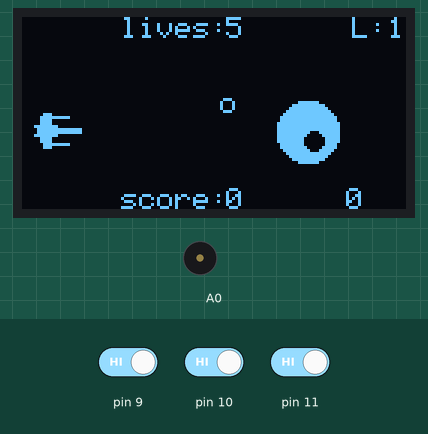
This sketch was run on a simulated Arduino Uno, built with avr-gcc and run on an emulated ATmega328P. Shown: 128×64 one-colour display, buzzer (waves = sounding). The test bench sets the inputs (shaded band); at power-on: pin 9 HIGH, pin 11 HIGH, pin 10 HIGH. Random numbers use the default seed unless the sketch sets one.

Above: at 1.2 s.
1.3 s: pin 9 driven LOW
At 1.7 s:
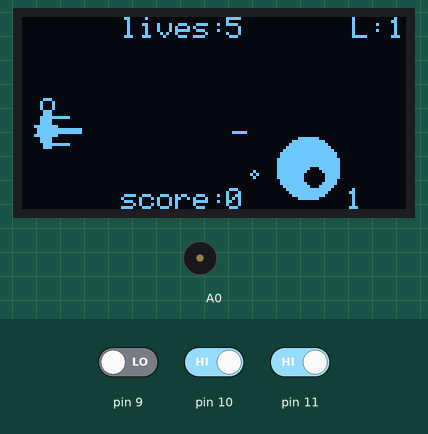
3.9 s: pin 11 driven LOW
At 4.77 s:
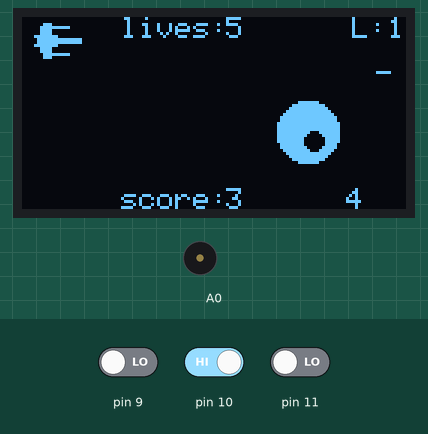
6.9 s: pin 10 driven LOW
At 7.21 s:
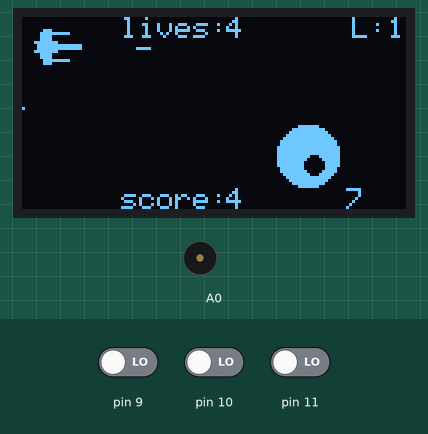
8.5 s: pin 9 driven HIGH
At 9.06 s:
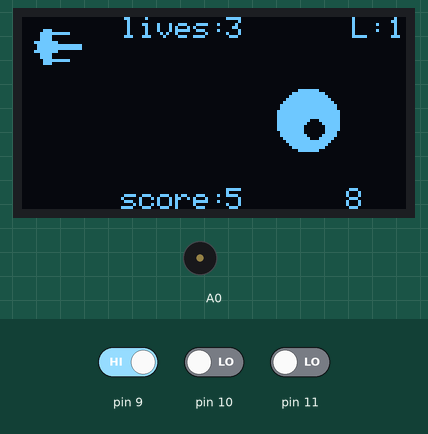
10.4 s: pin 10 driven HIGH
At 10.58 s:
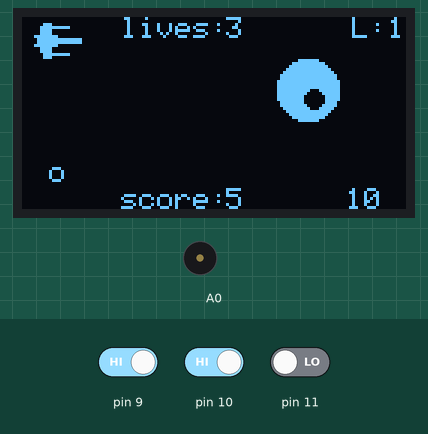
11.9 s: pin 9 driven LOW
At 40.1 s:
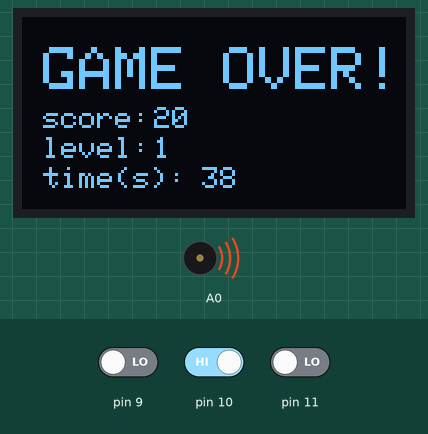
Timing chart, 0 to 41.0 s (numbered marks = the images above; inputs shaded):
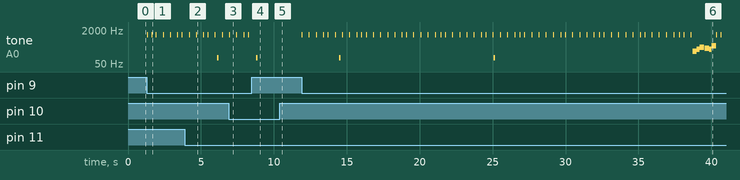

The sketch:

deathStar.ino
```cpp
#include <SPI.h>
#include <Wire.h>
#include <Adafruit_GFX.h>
#include <Adafruit_SSD1306.h>
#include <Fonts/FreeSans9pt7b.h>
//#include <Fonts/FreeSans12pt7b.h>

#define OLED_RESET 4
Adafruit_SSD1306 display(128, 64, &Wire, OLED_RESET);

// Melody notes (frequencies)
const int c = 261;
const int d = 294;
const int e = 329;
const int f = 349;
const int g = 391;
const int gS = 415;
const int a = 440;
const int aS = 455;
const int b = 466;
const int cH = 523;
const int cSH = 554;
const int dH = 587;
const int dSH = 622;
const int eH = 659;
const int fH = 698;
const int fSH = 740;
const int gH = 784;
const int gSH = 830;
const int aH = 880;

// Player's spaceship bitmap (16x16)
const unsigned char PROGMEM playerShipBitmap[] = {
  0x00, 0x00, 0x00, 0x00, 0x1C, 0x00, 0x3F, 0xF0, 0x3C, 0x00, 0x3C, 0x00, 0xFF, 0x00, 0x7F, 0xFF,
  0x7F, 0xFF, 0xFF, 0x00, 0x3C, 0x00, 0x3C, 0x00, 0x1F, 0xF0, 0x1C, 0x00, 0x00, 0x00, 0x00, 0x00
};

// Player's bullet coordinates
int playerBulletX = 0;
int playerBulletY = 0;
bool playerBulletActive = false;

// Enemy (Death Star) movement
int enemyY = 8;            // vertical position
int enemyDirection = 0;    // 0 = down, 1 = up
bool gameOver = false;

// Enemy bullets (up to 4 active)
int enemyBulletX1 = 95;
int enemyBulletY1 = 0;
int enemyBulletX2 = 95;
int enemyBulletY2 = 0;
int enemyBulletX3 = 95;
int enemyBulletY3 = 0;
int enemyBulletX4 = 95;
int enemyBulletY4 = 0;

int score = 0;
int bulletSpeed = 3;           // enemy bullet speed
int enemyMoveStep = 1;         // how many pixels enemy moves per frame
int minShotDelay = 600;        // minimum delay between enemy shots (ms)
int maxShotDelay = 1200;       // maximum delay between enemy shots (ms)
int enemyDiameter = 10;        // enemy size

int lives = 5;
bool shotTimerStarted = false; // flag for random shot timer
int shotsFired = 0;            // number of active enemy bullets (0-4)
int level = 1;
int enemyCenterX = 95;         // fixed X position of enemy

unsigned long shotStartTime = 0;
unsigned long shotDelay = 0;
unsigned long currentTime = 0;
unsigned long levelTime = 0;   // time when level last increased
int playerY = 30;              // player's vertical position

void loop() {
  if (gameOver == 0) {
    display.clearDisplay();


    // Random shot timer logic
    if (shotTimerStarted == 0) {
      shotStartTime = millis();
      shotDelay = random(minShotDelay, maxShotDelay);
      shotTimerStarted = 1;
    }
    currentTime = millis();

    // Level progression every 50 seconds
    if ((currentTime - levelTime) > 50000) {
      levelTime = currentTime;
      level = level + 1;

      bulletSpeed = bulletSpeed + 1;        // enemy bullets faster
      if (level % 2 == 0) {
        enemyMoveStep = enemyMoveStep + 1;  // enemy moves faster
        enemyDiameter = enemyDiameter - 1;   // enemy shrinks
      }
      minShotDelay = minShotDelay - 50;
      maxShotDelay = maxShotDelay - 50;
    }

    // Time to fire a new enemy bullet
    if ((shotDelay + shotStartTime) < currentTime) {
      shotTimerStarted = 0;
      shotsFired = shotsFired + 1;
      if (shotsFired == 1) {
        enemyBulletX1 = 95;
        enemyBulletY1 = enemyY;
      }
      if (shotsFired == 2) {
        enemyBulletX2 = 95;
        enemyBulletY2 = enemyY;
      }
      if (shotsFired == 3) {
        enemyBulletX3 = 95;
        enemyBulletY3 = enemyY;
      }
      if (shotsFired == 4) {
        enemyBulletX4 = 95;
        enemyBulletY4 = enemyY;
      }
    }

    // Draw and move enemy bullets
    if (shotsFired > 0) {
      display.drawCircle(enemyBulletX1, enemyBulletY1, 2, 1);
      enemyBulletX1 = enemyBulletX1 - bulletSpeed;
    }
    if (shotsFired > 1) {
      display.drawCircle(enemyBulletX2, enemyBulletY2, 1, 1);
      enemyBulletX2 = enemyBulletX2 - bulletSpeed;
    }
    if (shotsFired > 2) {
      display.drawCircle(enemyBulletX3, enemyBulletY3, 4, 1);
      enemyBulletX3 = enemyBulletX3 - bulletSpeed;
    }
    if (shotsFired > 3) {
      display.drawCircle(enemyBulletX4, enemyBulletY4, 2, 1);
      enemyBulletX4 = enemyBulletX4 - bulletSpeed;
    }

    // Player controls (buttons)
    if (digitalRead(11) == 0 && playerY >= 2) {
      playerY = playerY - 2;   // move up
    }
    if (digitalRead(10) == 0 && playerY <= 46) {
      playerY = playerY + 2;   // move down
    }

    // Fire player bullet
    if (digitalRead(9) == 0 && playerBulletActive == 0) {
      playerBulletActive = 1;
      playerBulletX = 6;
      playerBulletY = playerY + 8;
      tone(A0, 1200, 20);
    }

    // Move player bullet
    if (playerBulletActive == 1) {
      playerBulletX = playerBulletX + 8;
      display.drawLine(playerBulletX, playerBulletY, playerBulletX + 4, playerBulletY, 1);
    }

    // Draw player ship
    display.drawBitmap(4, playerY, playerShipBitmap, 16, 16, 1);
    // Draw enemy (Death Star)
    display.fillCircle(enemyCenterX, enemyY, enemyDiameter, 1);
    display.fillCircle(enemyCenterX + 2, enemyY + 3, enemyDiameter / 3, 0);

    // Display score, lives, level, time
    display.setTextSize(1);
    display.setTextColor(WHITE);
    display.setCursor(33, 57);
    display.println("score:");
    display.setCursor(68, 57);
    display.println(score);

    display.setCursor(33, 0);
    display.println("lives:");
    display.setCursor(68, 0);
    display.println(lives);

    display.setCursor(110, 0);
    display.println("L:");
    display.setCursor(122, 0);
    display.println(level);

    display.setCursor(108, 57);
    display.println(currentTime / 1000);
    display.display();

    // Remove player bullet if off screen
    if (playerBulletX > 128) playerBulletActive = 0;

    // Enemy vertical movement (bouncing)
    if (enemyDirection == 0) {
      enemyY = enemyY + enemyMoveStep;
    } else {
      enemyY = enemyY - enemyMoveStep;
    }
    if (enemyY >= (64 - enemyDiameter))
      enemyDirection = 1;
    if (enemyY <= enemyDiameter)
      enemyDirection = 0;

    // Check if player bullet hits enemy
    if (playerBulletY >= enemyY - enemyDiameter && playerBulletY <= enemyY + enemyDiameter) {
      if (playerBulletX > (enemyCenterX - enemyDiameter) && playerBulletX < (enemyCenterX + enemyDiameter)) {
        playerBulletX = -20;          // remove bullet
        tone(A0, 500, 20);
        score = score + 1;
        playerBulletActive = 0;
      }
    }

    int playerCenterY = playerY + 8;  // center of player ship

    // Check collision of enemy bullets with player
    if (enemyBulletY1 >= playerCenterY - 8 && enemyBulletY1 <= playerCenterY + 8) {
      if (enemyBulletX1 < 12 && enemyBulletX1 > 4) {
        enemyBulletX1 = 95;
        enemyBulletY1 = -50;
        tone(A0, 100, 100);
        lives = lives - 1;
      }
    }
    if (enemyBulletY2 >= playerCenterY - 8 && enemyBulletY2 <= playerCenterY + 8) {
      if (enemyBulletX2 < 12 && enemyBulletX2 > 4) {
        enemyBulletX2 = -50;
        enemyBulletY2 = -50;
        tone(A0, 100, 100);
        lives = lives - 1;
      }
    }
    if (enemyBulletY3 >= playerCenterY - 8 && enemyBulletY3 <= playerCenterY + 8) {
      if (enemyBulletX3 < 12 && enemyBulletX3 > 4) {
        enemyBulletX3 = -50;
        enemyBulletY3 = -50;
        tone(A0, 100, 100);
        lives = lives - 1;
      }
    }
    if (enemyBulletY4 >= playerCenterY - 8 && enemyBulletY4 <= playerCenterY + 8) {
      if (enemyBulletX4 < 12 && enemyBulletX4 > 4) {
        enemyBulletX4 = 200;
        enemyBulletY4 = -50;
        shotsFired = 0;
        tone(A0, 100, 100);
        lives = lives - 1;
      }
    }

    // Reset bullet counter if last bullet off screen
    if (enemyBulletX4 < 1) {
      shotsFired = 0;
      enemyBulletX4 = 200;
    }

    if (lives == 0)
      gameOver = 1;
  }

  // Game over screen
  if (gameOver == 1) {
    if (lives == 0) {
      // Play sad melody
      tone(A0, 200, 300);
      delay(300);
      tone(A0, 250, 200);
      delay(200);
      tone(A0, 300, 300);
      delay(300);
      lives = 5; // restore for next game
    }
    display.clearDisplay();
    display.setFont();
    display.setTextSize(2);
    display.setTextColor(WHITE);
    display.setCursor(7, 10);
    display.println("GAME OVER!");
    display.setTextSize(1);
    display.setCursor(7, 30);
    display.println("score:");
    display.setCursor(44, 30);
    display.println(score);
    display.setCursor(7, 40);
    display.println("level:");
    display.setCursor(44, 40);
    display.println(level);
    display.setCursor(7, 50);
    display.println("time(s):");
    display.setCursor(60, 50);
    display.println(currentTime / 1000);
    display.display();

    // Restart game if button pressed
    if (digitalRead(9) == 0) {
      tone(A0, 280, 300);
      delay(300);
      tone(A0, 250, 200);
      delay(200);
      tone(A0, 370, 300);
      delay(300);
      resetGame();
    }
  }
}

void resetGame() {
  playerBulletX = 0;
  playerBulletY = 0;
  playerBulletActive = false;
  enemyY = 8;
  enemyDirection = 0;
  gameOver = 0;
  enemyBulletX1 = 95;
  enemyBulletY1 = 0;
  enemyBulletX2 = 95;
  enemyBulletY2 = 0;
  enemyBulletX3 = 95;
  enemyBulletY3 = 0;
  enemyBulletX4 = 95;
  enemyBulletY4 = 0;
  score = 0;

  bulletSpeed = 3;
  enemyMoveStep = 1;
  minShotDelay = 600;
  maxShotDelay = 1200;
  enemyDiameter = 12;

  lives = 5;
  shotTimerStarted = 0;
  shotsFired = 0;
  level = 1;
  shotStartTime = 0;
  shotDelay = 0;
  currentTime = 0;
  levelTime = 0;
}
```

Measured:
- after the input at 1.3 s, tone on A0: plays 1200 Hz for 0.02 s, 1200 Hz for 0.02 s, 1200 Hz for 0.02 s, 1200 Hz for 0.02 s, 1200 Hz for 0.02 s, 1200 Hz for 0.02 s … (7 notes in this stretch), starting at once
